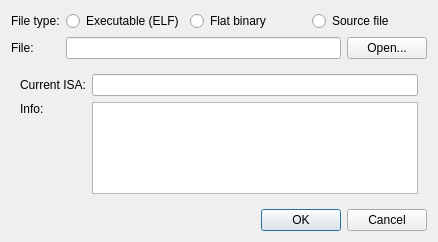
<?xml version="1.0" encoding="UTF-8"?>
<ui version="4.0">
 <class>Ripes::LoadDialog</class>
 <widget class="QDialog" name="Ripes::LoadDialog">
  <property name="geometry">
   <rect>
    <x>0</x>
    <y>0</y>
    <width>438</width>
    <height>242</height>
   </rect>
  </property>
  <property name="windowTitle">
   <string>Dialog</string>
  </property>
  <layout class="QGridLayout" name="gridLayout_2">
   <item row="0" column="0">
    <layout class="QGridLayout" name="gridLayout">
     <item row="2" column="1">
      <layout class="QHBoxLayout" name="horizontalLayout">
       <item>
        <widget class="QLineEdit" name="filePath"/>
       </item>
       <item>
        <widget class="QPushButton" name="openFile">
         <property name="text">
          <string>Open...</string>
         </property>
        </widget>
       </item>
      </layout>
     </item>
     <item row="0" column="0">
      <widget class="QLabel" name="label">
       <property name="text">
        <string>File type:</string>
       </property>
      </widget>
     </item>
     <item row="2" column="0">
      <widget class="QLabel" name="label_2">
       <property name="text">
        <string>File:</string>
       </property>
      </widget>
     </item>
     <item row="0" column="1">
      <layout class="QHBoxLayout" name="horizontalLayout_2">
       <item>
        <widget class="QRadioButton" name="elfRadioButton">
         <property name="text">
          <string>Executable (ELF)</string>
         </property>
        </widget>
       </item>
       <item>
        <widget class="QRadioButton" name="binaryRadioButton">
         <property name="text">
          <string>Flat binary</string>
         </property>
        </widget>
       </item>
       <item>
        <widget class="QRadioButton" name="sourceRadioButton">
         <property name="text">
          <string>Source file</string>
         </property>
        </widget>
       </item>
      </layout>
     </item>
    </layout>
   </item>
   <item row="1" column="0">
    <widget class="QStackedWidget" name="fileTypePages">
     <property name="currentIndex">
      <number>2</number>
     </property>
     <widget class="QWidget" name="assemblyPage">
      <layout class="QGridLayout" name="gridLayout_4">
       <item row="0" column="0">
        <layout class="QGridLayout" name="gridLayout_3"/>
       </item>
       <item row="1" column="0">
        <spacer name="verticalSpacer">
         <property name="orientation">
          <enum>Qt::Vertical</enum>
         </property>
         <property name="sizeHint" stdset="0">
          <size>
           <width>20</width>
           <height>40</height>
          </size>
         </property>
        </spacer>
       </item>
      </layout>
     </widget>
     <widget class="QWidget" name="binaryPage">
      <layout class="QGridLayout" name="gridLayout_8">
       <item row="0" column="0">
        <layout class="QGridLayout" name="gridLayout_7">
         <item row="0" column="1">
          <widget class="QLineEdit" name="binaryLoadAt"/>
         </item>
         <item row="0" column="0">
          <widget class="QLabel" name="label_4">
           <property name="text">
            <string>Load at:</string>
           </property>
          </widget>
         </item>
         <item row="1" column="1">
          <widget class="QLineEdit" name="binaryEntryPoint"/>
         </item>
         <item row="1" column="0">
          <widget class="QLabel" name="label_5">
           <property name="text">
            <string>Entry point:</string>
           </property>
          </widget>
         </item>
        </layout>
       </item>
      </layout>
     </widget>
     <widget class="QWidget" name="elfPage">
      <layout class="QGridLayout" name="gridLayout_6">
       <item row="2" column="0">
        <spacer name="verticalSpacer_2">
         <property name="orientation">
          <enum>Qt::Vertical</enum>
         </property>
         <property name="sizeHint" stdset="0">
          <size>
           <width>20</width>
           <height>40</height>
          </size>
         </property>
        </spacer>
       </item>
       <item row="0" column="0">
        <layout class="QGridLayout" name="gridLayout_5">
         <item row="0" column="1">
          <widget class="QLineEdit" name="currentISA">
           <property name="readOnly">
            <bool>true</bool>
           </property>
          </widget>
         </item>
         <item row="0" column="0">
          <widget class="QLabel" name="label_3">
           <property name="text">
            <string>Current ISA:</string>
           </property>
          </widget>
         </item>
         <item row="1" column="0">
          <layout class="QVBoxLayout" name="verticalLayout">
           <item>
            <widget class="QLabel" name="label_6">
             <property name="text">
              <string>Info:</string>
             </property>
            </widget>
           </item>
           <item>
            <spacer name="verticalSpacer_3">
             <property name="orientation">
              <enum>Qt::Vertical</enum>
             </property>
             <property name="sizeHint" stdset="0">
              <size>
               <width>20</width>
               <height>40</height>
              </size>
             </property>
            </spacer>
           </item>
          </layout>
         </item>
         <item row="1" column="1">
          <widget class="QTextEdit" name="elfInfo">
           <property name="readOnly">
            <bool>true</bool>
           </property>
          </widget>
         </item>
        </layout>
       </item>
      </layout>
     </widget>
    </widget>
   </item>
   <item row="2" column="0">
    <widget class="QDialogButtonBox" name="buttonBox">
     <property name="orientation">
      <enum>Qt::Horizontal</enum>
     </property>
     <property name="standardButtons">
      <set>QDialogButtonBox::Cancel|QDialogButtonBox::Ok</set>
     </property>
    </widget>
   </item>
  </layout>
 </widget>
 <resources/>
 <connections>
  <connection>
   <sender>buttonBox</sender>
   <signal>accepted()</signal>
   <receiver>Ripes::LoadDialog</receiver>
   <slot>accept()</slot>
   <hints>
    <hint type="sourcelabel">
     <x>248</x>
     <y>254</y>
    </hint>
    <hint type="destinationlabel">
     <x>157</x>
     <y>274</y>
    </hint>
   </hints>
  </connection>
  <connection>
   <sender>buttonBox</sender>
   <signal>rejected()</signal>
   <receiver>Ripes::LoadDialog</receiver>
   <slot>reject()</slot>
   <hints>
    <hint type="sourcelabel">
     <x>316</x>
     <y>260</y>
    </hint>
    <hint type="destinationlabel">
     <x>286</x>
     <y>274</y>
    </hint>
   </hints>
  </connection>
 </connections>
</ui>
